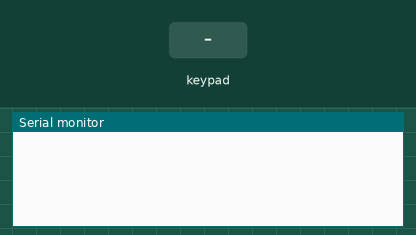
The sketch below on a simulated Arduino Uno, built with avr-gcc and run on an emulated ATmega328P. Shown: the last lines printed to the serial monitor. Inputs (shaded band) come from the test bench.

Above: at 1.2 s.
1.3 s: key '1' pressed
At 2.5 s:
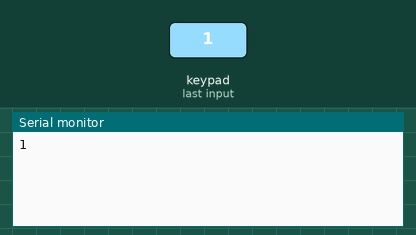
2.8 s: keypad keys 7 6 5 4 # pressed 0.4 s apart
At 5.3 s:
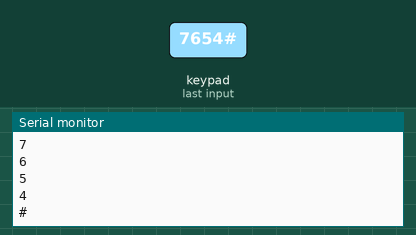
6.3 s: key 'A' pressed
At 6.7 s:
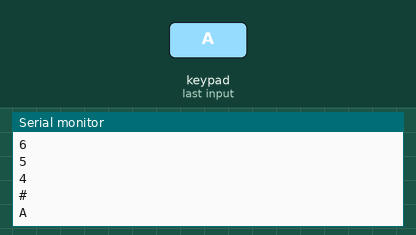
7.8 s: keypad keys 7 6 5 4 * pressed 0.4 s apart
At 10.2 s:
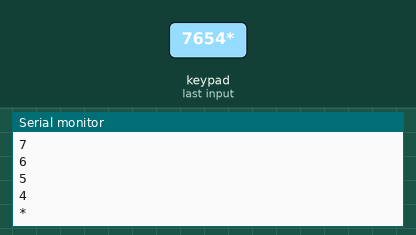
11.3 s: key 'B' pressed
At 12.5 s:
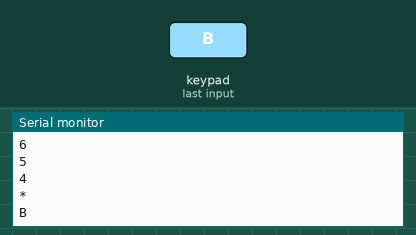
12.8 s: keypad keys 7 6 5 4 D pressed 0.4 s apart
At 15.0 s:
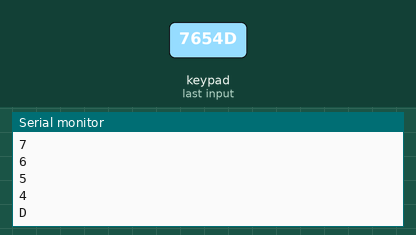
Timing chart, 0 to 16.5 s (numbered marks = the images above; inputs shaded):
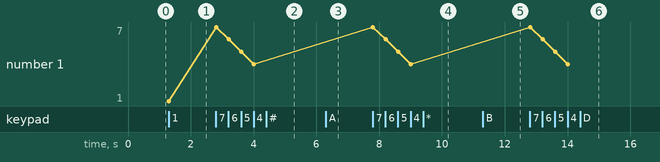

The sketch:

Keypad4_4.ino
```cpp
/**
 * Keypads
 *
 * This code demonstrates how to interface with a 4-row, 4-column 16 button keypad
 *
 * e.g.
 * https://www.ebay.co.uk/p/4-X-4-Matrix-Array-16-Keys-4-4-Switch-Keypad-Keyboard-Module-for-Arduino/941832464
 */

// Download the library through the Arduino IDE by going Sketch -> Include Library -> Manage Libraries
// and search for and download the latest version of "Keypad" (currently 3.1)
#include <Keypad.h>

// Define the characters in the matrix
const byte ROWS = 4;
const byte COLS = 4;
char keys[ROWS][COLS] = {
  {'1','2','3', 'A'},
  {'4','5','6', 'B'},
  {'7','8','9', 'C'},
  {'*','0','#', 'D'}
};
byte rowPins[ROWS] = {7, 6, 5, 4}; // Row pinouts of the keypad
byte colPins[COLS] = {11, 10, 9, 8}; // Column pinouts of the keypad

// Create a new keypad based on the paremeters defined above
Keypad keypad = Keypad( makeKeymap(keys), rowPins, colPins, ROWS, COLS );

void setup(){
  Serial.begin(9600);
}

void loop(){
  char key = keypad.getKey();
  if (key){
    Serial.println(key);
  }
}
```

Measured:
- after the input at 1.3 s, the serial monitor: prints a new line at once (image 1)
- after the input at 2.8 s, the serial monitor: prints a new line at once (image 2)
- after the input at 6.3 s, the serial monitor: prints a new line at once (image 3)
- after the input at 7.8 s, the serial monitor: prints a new line at once (image 4)
- after the input at 11.3 s, the serial monitor: prints a new line at once (image 5)
- after the input at 12.8 s, the serial monitor: prints a new line at once (image 6)
- plotted number 1: 1 → 4 after the input at 2.8 s
